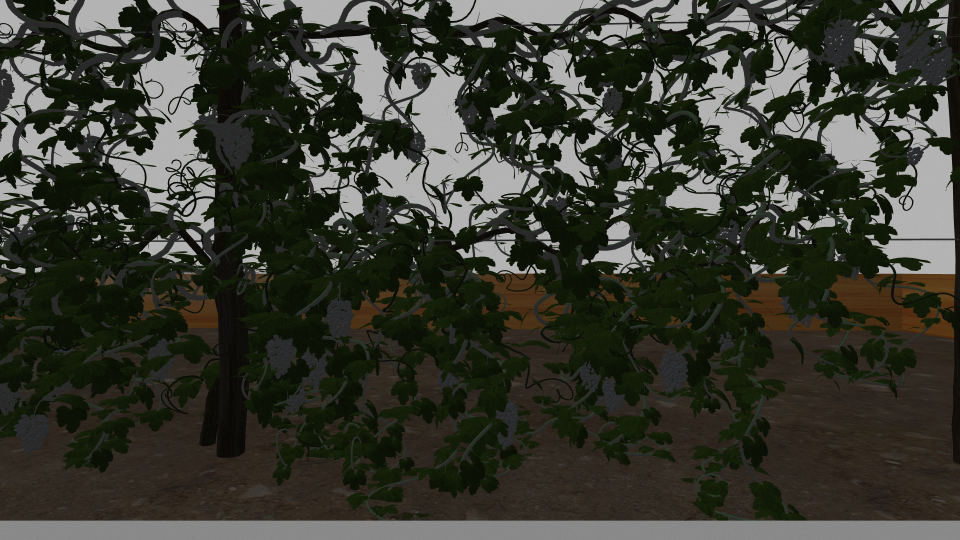
#> input picture grape_counter/grapes2.png, 1920 x 1080 px, found by its file name (shown at 1/2 size)
$ python grape_cv_test.py
#> lines starting #> are read from the running program, lines starting #| are printed output that depends on the picture
import cv2
import os
from matplotlib import pyplot as plt

im_name = 'grapes2.png'
path = os.path.join(os.path.expanduser('~'), 'cmp9767_ws/src/CMP9767/grape_counter', im_name)
im = cv2.imread(path)
#> im is the input picture: shape (1080, 1920, 3); mean B, G, R 48.8, 58.4, 56.9
im = cv2.resize(im, None, fx=0.5, fy=0.5, interpolation = cv2.INTER_CUBIC)
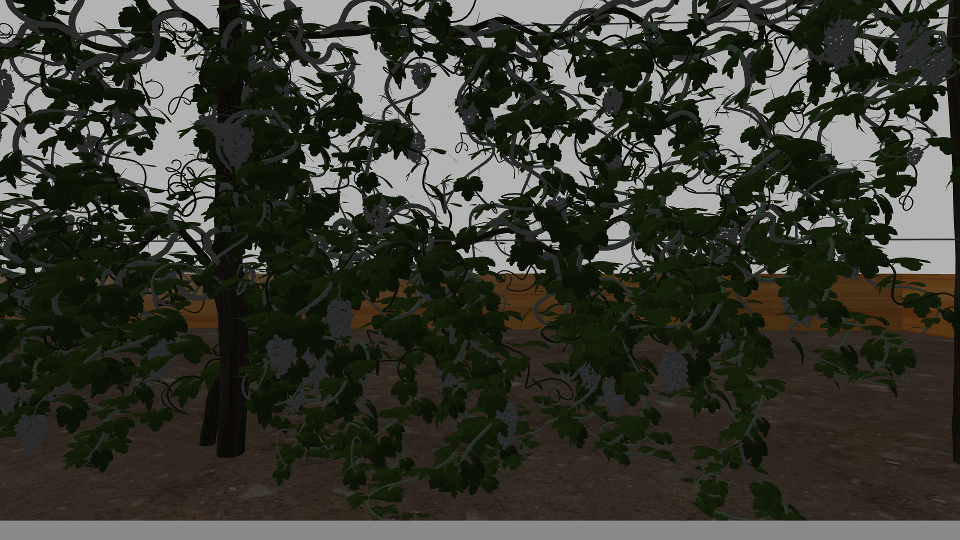
#> im: shape (540, 960, 3); mean B, G, R 48.9, 58.4, 56.9

cv2.imshow('Raw Image', im)

# Convert BGR to HSV
hsv = cv2.cvtColor(im, cv2.COLOR_BGR2HSV)
#> hsv: shape (540, 960, 3); mean H, S, V 31.8, 102.9, 60.7

'''
 # bgr and hsv histograms
#https://docs.opencv.org/4.x/d1/db7/tutorial_py_histogram_begins.html
color = ('b','g','r')
for i,col in enumerate(color):
    histr = cv2.calcHist([im],[i],None,[256],[0,256])
    plt.plot(histr,color = col)
    plt.xlim([0,256])
plt.show(block=False) # ensures window doesn't close? blocking behaviour? omit or put at end? show(block=False)?


color = ('c','m','y')
for i,col in enumerate(color):
    histr = cv2.calcHist([hsv],[i],None,[256],[0,256])
    plt.plot(histr,color = col)
    plt.xlim([0,256])
plt.show()
'''
'''
#                        b  g  r
mask1 = cv2.inRange(im, (0, 0, 130), (255, 255, 150)) # pixels have any b,g value but specific r value
mask2 = cv2.inRange(im, (0, 0, 160), (255, 255, 200))
cv2.imshow("mask1", mask1)
cv2.imshow("mask2", mask2)
'''

hsv_planes = cv2.split(hsv)
cv2.imshow("h", hsv_planes[0])
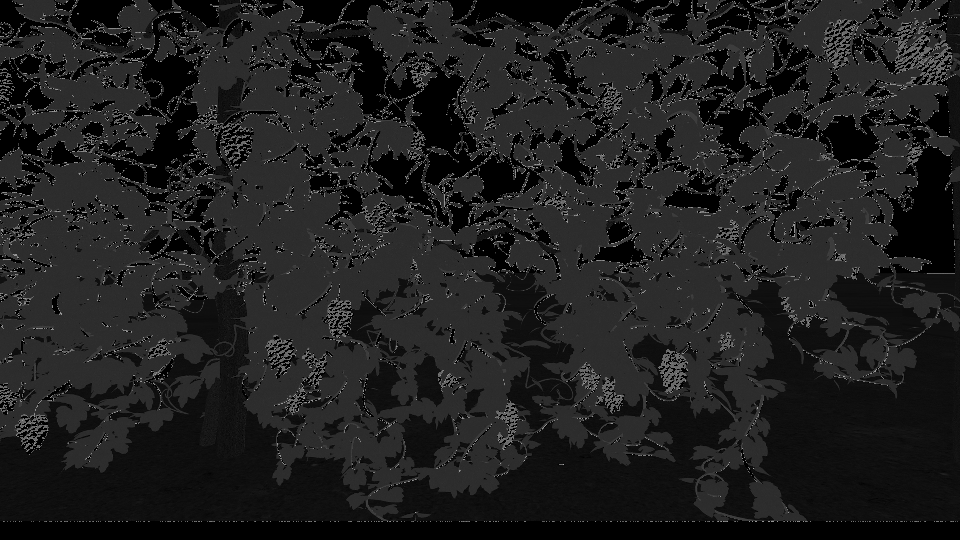
#> window 'h': shape (540, 960); min 0, max 175, mean 31.8
cv2.imshow("s", hsv_planes[1])
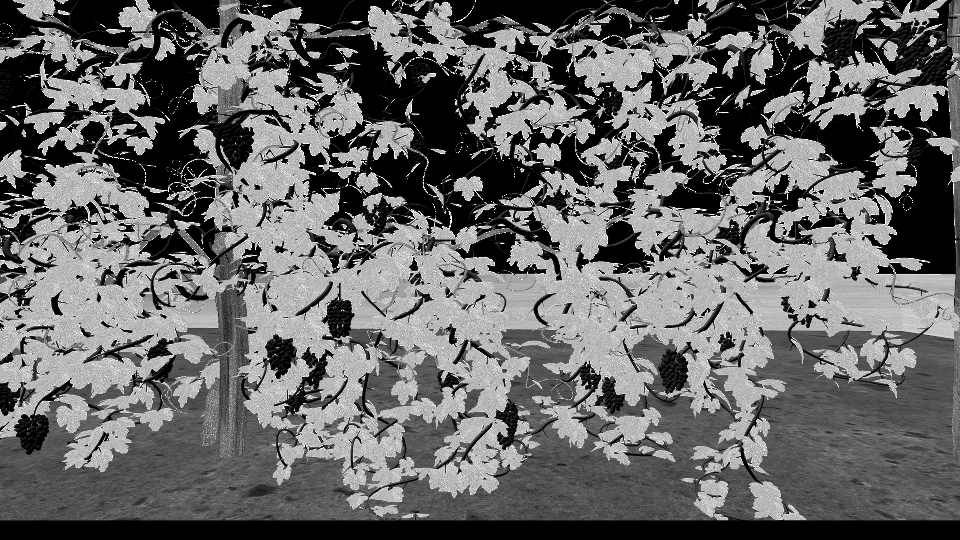
#> window 's': shape (540, 960); min 0, max 255, mean 102.9
cv2.imshow("v", hsv_planes[2])
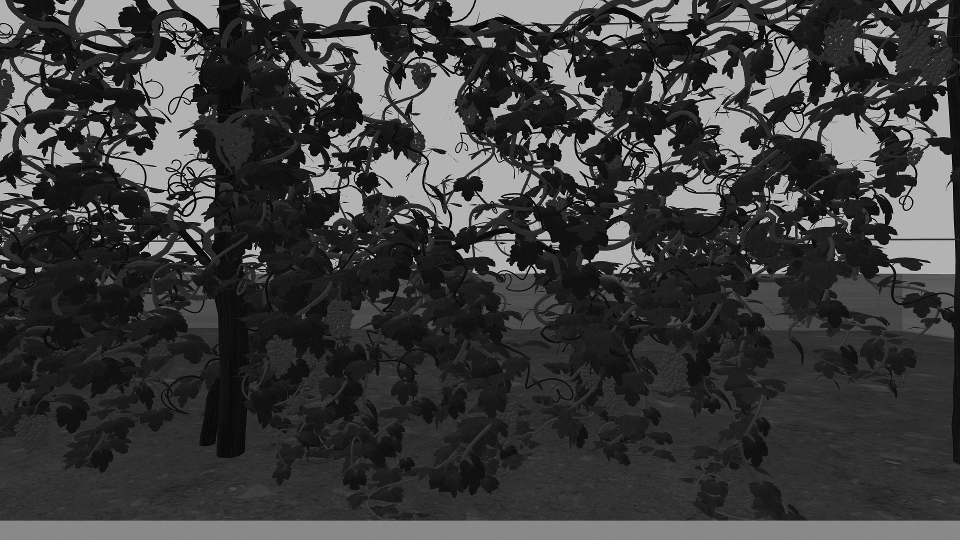
#> window 'v': shape (540, 960); min 0, max 225, mean 60.7

path = os.path.join(os.path.expanduser('~'), 'cmp9767_ws/src/CMP9767/grape_counter', 'grapes_hsv.png')
cv2.imwrite(path, hsv)


# [6 lines of commented-out code are left out]

cv2.imshow('hsv',hsv)

bunch = hsv[338:381,266:298,:]
#> bunch: shape (43, 32, 3); mean H, S, V 51.6, 74.6, 35.4
cv2.imshow('bunch',bunch)
zoom_bunch = bunch[5:25,6:26,:]
#> zoom_bunch: shape (20, 20, 3); mean H, S, V 58, 15.7, 43.2
cv2.imshow('zoom bunch', zoom_bunch)
cv2.waitKey(0)

# this kind of works. Should do some blurring or stuff first. Maybe erosion after too.
# this could be too strict?
mask1 = cv2.inRange(hsv, (75, 0, 25), (150, 150, 75))
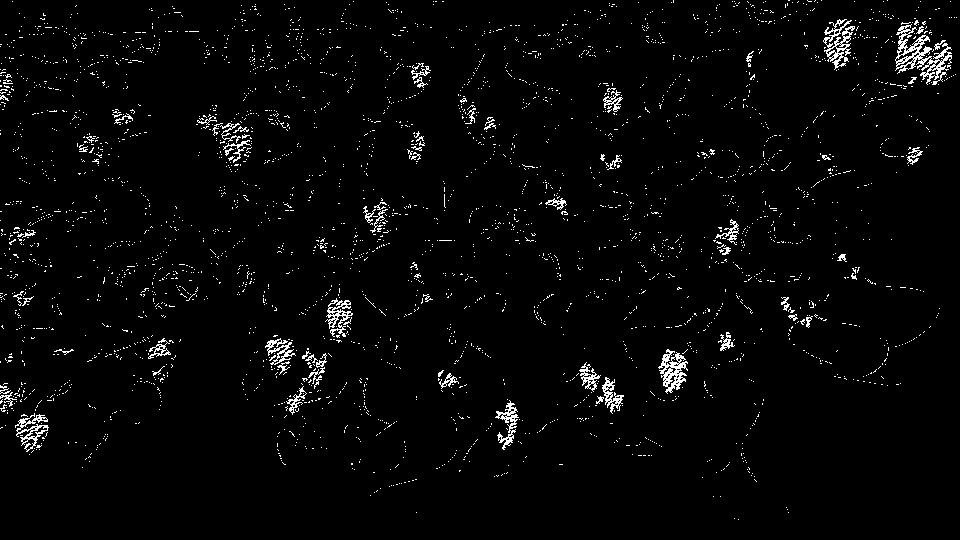
#> mask1: shape (540, 960); 2.7% white in thin lines or dots
cv2.imshow("grapes?", mask1)
cv2.imshow('hsv',hsv)
cv2.waitKey(0)

#waits for user to press any key
cv2.waitKey(0)

#closing all open windows
cv2.destroyAllWindows()
